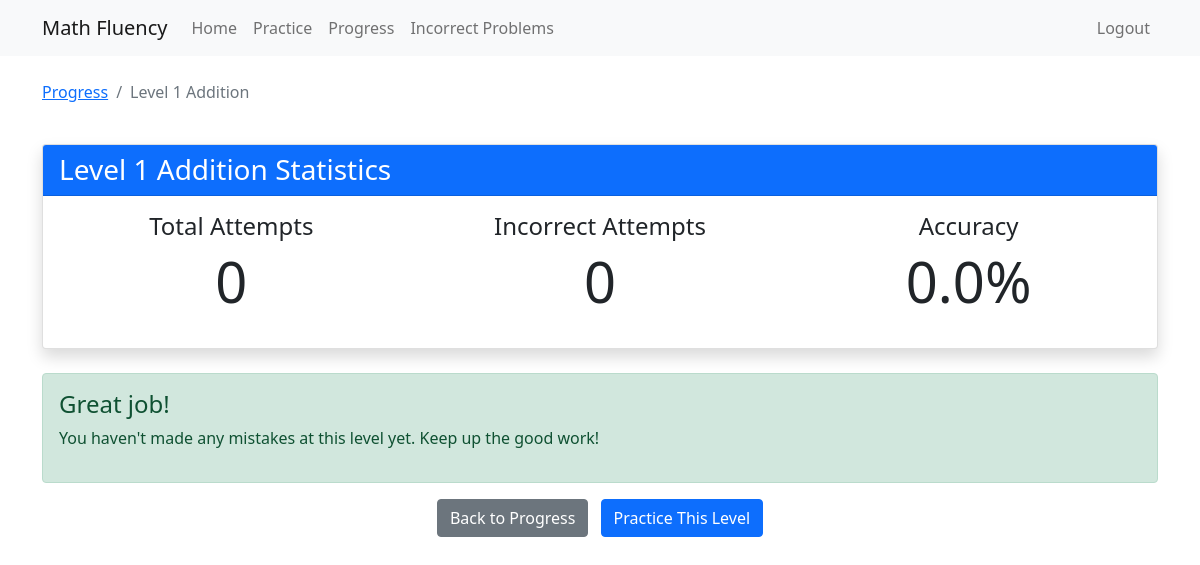
/analyze_level/addition/1 (signed in), run on an earlier commit of the app's database.
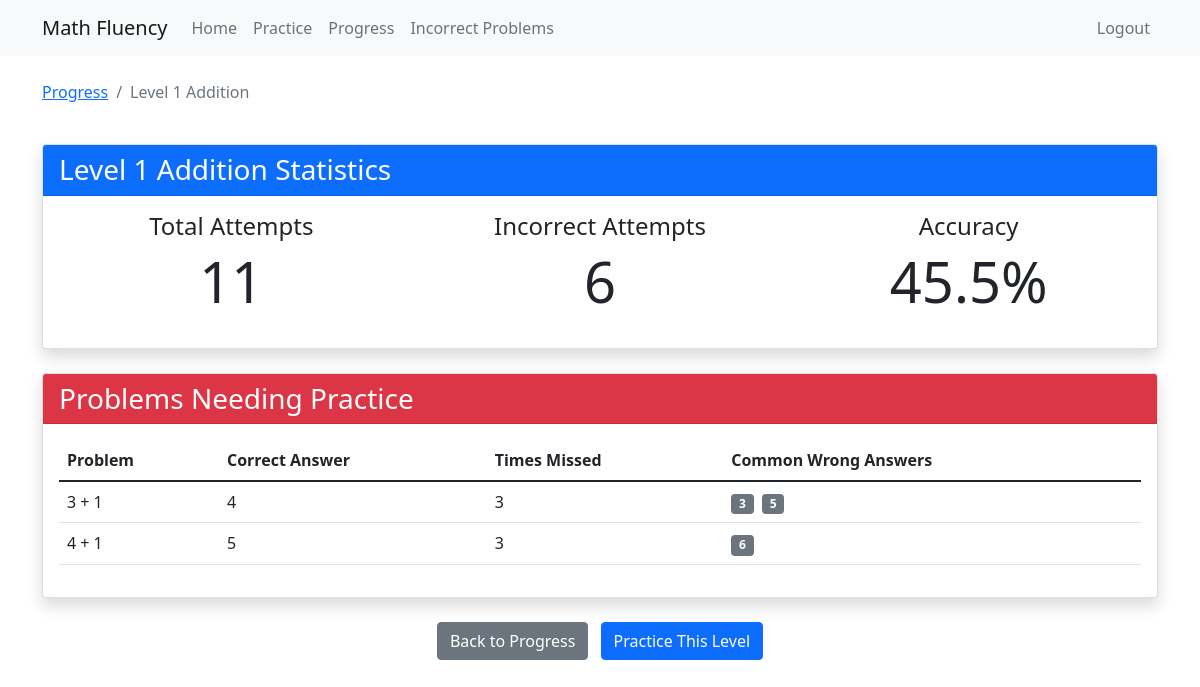
And on a later commit of the database.
### models/practice_attempt.py (models this page shows)
class PracticeAttempt(db.Model):
    id = db.Column(db.Integer, primary_key=True)
    user_id = db.Column(db.Integer, db.ForeignKey('user.id'), nullable=False)
    operation = db.Column(db.String(20), nullable=False)  # 'addition' or 'multiplication'
    level = db.Column(db.Integer, nullable=False)
    problem = db.Column(db.String(50), nullable=False)
    user_answer = db.Column(db.Integer, nullable=False)
    correct_answer = db.Column(db.Integer, nullable=False)
    is_correct = db.Column(db.Boolean, nullable=False)
    time_taken = db.Column(db.Float)  # in seconds
    created_at = db.Column(db.DateTime, default=datetime.utcnow)
    user = db.relationship('User', backref=db.backref('practice_attempts', lazy=True))

### app.py (the view)
@app.route('/analyze_level/<operation>/<int:level>')
@login_required
def analyze_level(operation, level):
    try:
        attempts = PracticeAttempt.query.filter(
            PracticeAttempt.user_id == current_user.id,
            PracticeAttempt.operation == operation,
            PracticeAttempt.level == level
        ).order_by(PracticeAttempt.created_at.desc()).all()
        total_attempts = len(attempts)
        incorrect_attempts = [a for a in attempts if not a.is_correct]
        problem_stats = {}
        for attempt in incorrect_attempts:
            if attempt.problem not in problem_stats:
                problem_stats[attempt.problem] = {
                    'incorrect_count': 0,
                    'user_answers': [],
                    'correct_answer': attempt.correct_answer
                }
            problem_stats[attempt.problem]['incorrect_count'] += 1
            problem_stats[attempt.problem]['user_answers'].append(attempt.user_answer)
        problems_list = [
            {
                'problem': problem,
                'incorrect_count': stats['incorrect_count'],
                'user_answers': stats['user_answers'],
                'correct_answer': stats['correct_answer']
            }
            for problem, stats in problem_stats.items()
        ]
        problems_list.sort(key=lambda x: x['incorrect_count'], reverse=True)
        accuracy = ((total_attempts - len(incorrect_attempts)) / total_attempts * 100) if total_attempts > 0 else 0
        return render_template('analyze_level.html',
            operation=operation,
            level=level,
            total_attempts=total_attempts,
            incorrect_count=len(incorrect_attempts),
            accuracy=accuracy,
            problems=problems_list
        )
    except Exception as e:
        print(f"Error in analyze_level route: {str(e)}")
        return f"An error occurred: {str(e)}", 500

### app.py (called while the page is built)
@app.template_filter('unique')
def unique_filter(l):
    seen = set()
    return [x for x in l if not (x in seen or seen.add(x))]

@login_manager.user_loader
def load_user(user_id):
    return User.query.get(int(user_id))

### templates/analyze_level.html (shortened to what this page needs)
{% extends "base.html" %}
{% block content %}
<div class="container mt-4">
    <div class="row mb-4">
        <div class="col">
            <nav aria-label="breadcrumb">
                <ol class="breadcrumb">
                    <li class="breadcrumb-item"><a href="{{ url_for('progress') }}">Progress</a></li>
                    <li class="breadcrumb-item active">Level {{ level }} {{ operation|title }}</li>
                </ol>
            </nav>
        </div>
    </div>
    <div class="card mb-4 shadow">
        <div class="card-header bg-primary text-white">
            <h3 class="mb-0">Level {{ level }} {{ operation|title }} Statistics</h3>
        </div>
        <div class="card-body">
            <div class="row">
                <div class="col-md-4 text-center mb-3">
                    <h4>Total Attempts</h4>
                    <div class="display-4">{{ total_attempts }}</div>
                </div>
                <div class="col-md-4 text-center mb-3">
                    <h4>Incorrect Attempts</h4>
                    <div class="display-4">{{ incorrect_count }}</div>
                </div>
                <div class="col-md-4 text-center mb-3">
                    <h4>Accuracy</h4>
                    <div class="display-4">{{ "%.1f"|format(accuracy) }}%</div>
                </div>
            </div>
        </div>
    </div>
    {% if problems %}
    <div class="card mb-4 shadow">
        <div class="card-header bg-danger text-white">
            <h3 class="mb-0">Problems Needing Practice</h3>
        </div>
        <div class="card-body">
            <div class="table-responsive">
                <table class="table table-hover">
                    <thead>
                        <tr>
                            <th>Problem</th>
                            <th>Correct Answer</th>
                            <th>Times Missed</th>
                            <th>Common Wrong Answers</th>
                        </tr>
                    </thead>
                    <tbody>
                        {% for problem in problems %}
                        <tr>
                            <td>{{ problem['problem'] }}</td>
                            <td>{{ problem['correct_answer'] }}</td>
                            <td>{{ problem['incorrect_count'] }}</td>
                            <td>
                                {% for answer in problem['user_answers']|unique|sort %}
                                <span class="badge bg-secondary me-1">{{ answer }}</span>
                                {% endfor %}
                            </td>
                        </tr>
                        {% endfor %}
                    </tbody>
                </table>
            </div>
        </div>
    </div>
    {% else %}
    <div class="alert alert-success" role="alert">
        <h4 class="alert-heading">Great job!</h4>
        <p>You haven't made any mistakes at this level yet. Keep up the good work!</p>
    </div>
    {% endif %}
    <div class="text-center mb-4">
        <a href="{{ url_for('progress') }}" class="btn btn-secondary me-2">
            Back to Progress
        </a>
        <a href="{{ url_for('practice') }}" class="btn btn-primary">
            Practice This Level
        </a>
    </div>
</div>
{% endblock %}

What changed in the data, as far as the page shows it:
added PracticeAttempt: problem "3 + 1", correct_answer "4", incorrect_count "3", unique "3" "5"
added PracticeAttempt: problem "4 + 1", correct_answer "5", incorrect_count "3", unique "6"
Also different on the page:
{{ total_attempts }}: "0" → "11"
{{ incorrect_count }}: "0" → "6"
{{ "%.1f"|format(accuracy) }}: "0.0" → "45.5"
text no longer shown: "Great job! You haven't made any mistakes at this level yet. Keep up the good work!"
text now shown: "Problems Needing Practice Problem Correct Answer Times Missed Common Wrong Answers"
